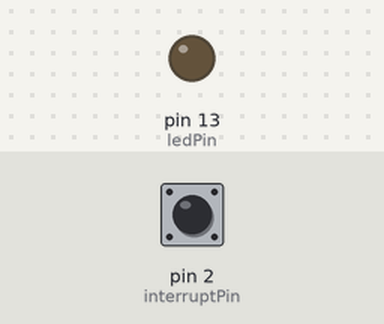
A sketch run on a simulated Arduino Uno, built for the host (arithmetic inside an expression is 32-bit, double 64-bit). Shown: output pins drawn as LEDs (lit = HIGH). The test bench sets the inputs (shaded band); at power-on: pin 2 (interruptPin) HIGH. WiFi joins after 1.5 s; servers stay silent unless stated.

Above: at 3.7 s.
3.8 s: pin 2 (interruptPin) pulled LOW for 0.15 s
6.9 s: pin 2 (interruptPin) pulled LOW for 1 s
At 7.5 s:
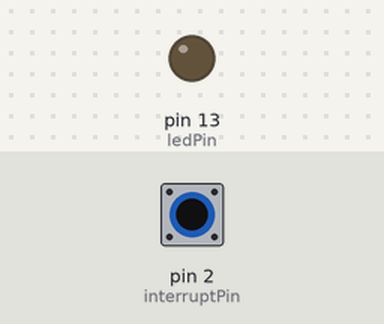
10.9 s: pin 2 (interruptPin) pulled LOW for 3.2 s
At 16.2 s:
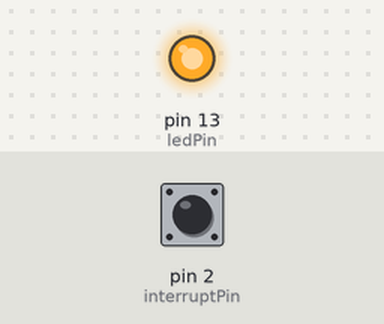
Timing chart, 0 to 17.7 s (numbered marks = the images above; inputs shaded):
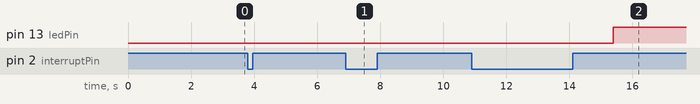

The sketch:

Coin_Accept_Gen_Account_Print_Ticket_052618.ino
```cpp
#include <SPI.h>
#include <Ethernet.h>

// Enter a MAC address for your controller below.
// Newer Ethernet shields have a MAC address printed on a sticker on the shield
byte mac[] = { 0xDE, 0xAD, 0xBE, 0xEF, 0xFE, 0xED };
// if you don't want to use DNS (and reduce your sketch size)
// use the numeric IP instead of the name for the server:
IPAddress server(192, 168, 0, 2);  // numeric IP for Antamedia Hotspot (no DNS)
//char server[] = "www.google.com";    // name address for Google (using DNS)

// Set the static IP address to use if the DHCP fails to assign
IPAddress ip(192, 168, 0, 3);

// Initialize the Ethernet client library
// with the IP address and port of the server
// that you want to connect to (port 80 is default for HTTP):
EthernetClient client;
int const BUFFER_SIZE =7;
char response[BUFFER_SIZE];

int count = 0;
int i = 0;


const byte interruptPin = 2;
volatile int IRQcount = 0;
volatile int LOWcount = 0;
volatile int HIGHcount =0;
volatile int newInsertedCoin = 0;
volatile int coinInserted = 0;
volatile unsigned long pulseTime;
char cstr[2];
char pass[7] = "DZ1LU";


String timestring;
volatile int timeleft = 0;

byte L1[] = {0x0a};
byte L2[] = {0x1b,0x40,0x1b,0x61,0x01,0x1d,0x21,0x10,0x57,0x49,0x46,0x49,0x56,0x45,0x0d,0x0a};
byte L3[] = {0x0a};
byte L4[] = {0x1b,0x40,0x1b,0x61,0x01,0x50,0x6c,0x65,0x61,0x73,0x65,0x20,0x6c,0x6f,0x67,0x69,0x6e,0x0d,0x0a};
byte L5[] = {0x0a};
byte L6s[] = {0x1b,0x40,0x1b,0x61,0x01,0x1d,0x21,0x11};
byte L6e[] = {0x0d,0x0a};
byte L7[] = {0x1d,0x21,0x10,0x0a};
byte L8s[] = {0x1b,0x40,0x1b,0x61,0x01,0x54,0x69,0x6d,0x65,0x3a,0x20};
byte L8e[] = {0x20,0x48,0x6f,0x75,0x72,0x2f,0x73,0x0d,0x0a};
byte L9[] = {0x0a,0x0a,0x0a,0x0a,0x0a,0x0a};
byte L10[] = {0x1b,0x69};

const int ledPin = 13;


void setup() {
  Serial.begin(9600);
  while (!Serial) {
    ; // wait for serial port to connect. Needed for native USB port only
  }

  // start the Ethernet connection:
  if (Ethernet.begin(mac) == 0) {
    Serial.println("Failed to configure Ethernet using DHCP");
    // try to congifure using IP address instead of DHCP:
    Ethernet.begin(mac, ip);
  }

  // give the Ethernet shield a second to initialize:
  delay(1000);
  //Serial.println("connecting...");


  pinMode(interruptPin, INPUT_PULLUP);
  attachInterrupt(digitalPinToInterrupt(interruptPin), interruptCounter, FALLING);
  pinMode(ledPin, OUTPUT);
}

void loop() {
  digitalWrite(ledPin, LOW);
  while (coinInserted == 1 && micros() - pulseTime < 4500000) {
    countWifiTime();
  }
  if (IRQcount > 0 && micros() - pulseTime >= 4500000) {
    startPrintSequence();
  }
}

void interruptCounter() {
  coinInserted = 1;
  pulseTime = micros();
}

void printThermal() {
  //Serial.write(L1, sizeof(L1));
  //Serial.write(L2, sizeof(L2));
  //Serial.write(L3, sizeof(L3));
  Serial.write(L4, sizeof(L4));
  Serial.write(L5, sizeof(L5));
  Serial.write(L6s, sizeof(L6s));
  Serial.write(response);
  Serial.write(L6e, sizeof(L6e));
  Serial.write(L7, sizeof(L7));
  Serial.write(L8s, sizeof(L8s));
  Serial.write(itoa(IRQcount/2, cstr, 10));
  Serial.write(L8e, sizeof(L8e));
  Serial.write(L9, sizeof(L9));
  Serial.write(L10, sizeof(L10));
}


void getAccountName() {

  count = 0;
  i = 0;
  response[0] = (char)0;

  while (client.connect(server, 82)) {
    //Serial.println("connected");
  }

  if (client.connected()) {
    // Make an API request:
    client.print("GET /generateaccounts?number=1&priceplan=7&pass=1JC8QBAQ037FNQL37JSBBSLP83EC60&type=2&sell=1&passlength=5&inactivity=0&timeleft=");
    client.print(timestring);
    client.println(" HTTP/1.1");
    client.println("Host: 192.168.0.2:82");
    client.println("Connection: close");
    client.println();
  }

  while (true){
    while (client.available()) {
      char c = client.read();
      //Serial.print(c);
      //Serial.print(count);
      count++;
      if (count >= 1476 && count < 1481){
        response[i] = c;
        i++;
      }
    }
    if (!client.connected()) {
      response[BUFFER_SIZE-1] = '\0';
      //Serial.println(count);
      //Serial.println((char*)response);
      //Serial.println();
      //Serial.println("disconnecting.");

      client.stop();
      break;
    }
  }
}

void startPrintSequence() {
      ///////////////////////
      digitalWrite(ledPin, HIGH);
      timeleft = IRQcount*1800;
      timestring = String(timeleft);
      getAccountName();
      printThermal();
      IRQcount = 0;
      coinInserted = 0;
      digitalWrite(ledPin, LOW);
}

void countWifiTime() {
    int buttonState = digitalRead(interruptPin);

    while (buttonState == 0) {
      LOWcount ++;
      buttonState = digitalRead(interruptPin);
      HIGHcount = 0;
    }

    while (buttonState == 1 && HIGHcount < 10 && LOWcount > 10) {
      HIGHcount ++;
      buttonState = digitalRead(interruptPin);
    }

    buttonState = digitalRead(interruptPin);

    if (buttonState == 0 && HIGHcount < 9) {
      LOWcount = 0;
      HIGHcount = 0;
    }

    if (LOWcount < 9 && HIGHcount < 9){
      LOWcount = 0;
      HIGHcount = 0;
    }

    if (LOWcount > 8 and HIGHcount > 8){
      LOWcount = 0;
      HIGHcount = 0;
      IRQcount ++;
    }
}
```

Measured:
- after the input at 3.8 s, every drawn part: stays the same
- after the input at 6.9 s, pin 13 (ledPin): stays LOW (without the input it goes to HIGH after 1.4 s)
- after the input at 10.9 s, pin 13 (ledPin): LOW → HIGH after 4.5 s instead of 0.50 s
